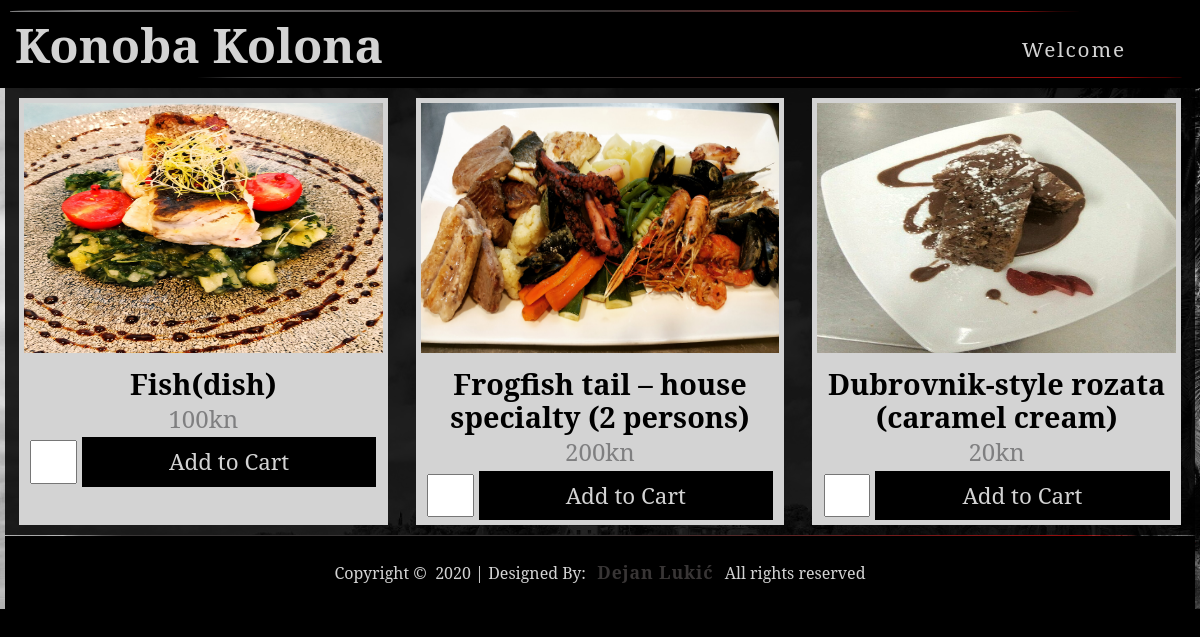
Page /orderonline.php on the committed database.
### tables this page shows
CREATE TABLE IF NOT EXISTS `offer` (
  `id` int(11) NOT NULL AUTO_INCREMENT,
  `code` varchar(250) NOT NULL,
  `name` varchar(250) NOT NULL,
  `image` text NOT NULL,
  `price` double NOT NULL,
  `created_on` datetime NOT NULL DEFAULT CURRENT_TIMESTAMP,
  PRIMARY KEY (`id`)
);

### function/offer.php (the view)
<?php
    require "connection.php";
    $stmt = $db->prepare("SELECT * FROM offer ORDER BY id ASC");
    $stmt->execute();
    $result = $stmt->fetchAll(PDO::FETCH_ASSOC);
    foreach ($result as $data) {
?>
    <div class="ordercard">
        <form method="post"  action="/kolona/cart.php?action=add&code=<?php echo $data["code"]; ?>">
            <div><img src="<?php echo $data["image"]; ?>"></div>
            <h1><?php echo $data["name"]; ?></h1>
            <div class="price"><?php echo $data["price"] ."kn"; ?></div>
            <span><input type="number"  name="quantity" min="1"><button type="subbmit">Add to Cart</button></span>
        </form>
    </div>
<?php
}
?>

### orderonline.php (shortened to what this page needs)
<!DOCTYPE html>
<html lang="en">
<head>
    <link rel="stylesheet" href="css/normalize.css">
    <link href="css/style.css" type="text/css" rel="stylesheet">
    <link rel="stylesheet" href="https://unpkg.com/aos@next/dist/aos.css" />
</head>
<body>
<header class="head">
    <div class="module-border-wrap">
        <div class="module">
            <h1>Konoba Kolona</h1>
            <nav>
                <div class="nav">
                    <ul>
                        <li><a href="index.php">Welcome</a></li>
                        <li class="dropdown"><a><?php echo  $_SESSION['user']?></a>
                        </li>
                    </ul>
                </div>
            </nav>
        </div>
    </div>
</header>
    <div class="container">
        <div class="orderbox">
        <?php include('function/offer.php'); ?>
        </div>
        <?php include('templates/footer.php'); ?>
    </div>
</body>
</html>

### templates/footer.php
<footer class="footer-wrap">
    <div class="footer">
        <p>Copyright &copy; &nbsp;</p> <?php echo date("Y");?> <p>&nbsp;| Designed By: &nbsp;</p><p><a href="mailto:dejan.sheki.lukic@gmail.com">Dejan Lukić</a></p><p>&nbsp; All rights reserved</p>
    </div>
</footer>

### css/style.css (style rules this page uses)
* { -webkit-box-sizing: border-box; -moz-box-sizing: border-box; box-sizing: border-box; }
body { background-color: #000000; margin: 0; font-family: 'Noto Serif', serif; }
p { color: rgb(211, 211, 211); font-weight: 300; }
h1 { text-align: center; color: rgb(211, 211, 211); margin: 0; padding: 20px 0 0 0; font-weight: 700; font-style: normal; font-size: 3em; }
.module-border-wrap { width: 100%; background: linear-gradient(to right, rgb(127, 127, 128), rgb(56, 53, 53), rgb(175, 3, 3)); padding-top: 0.1em; padding-bottom: 0.1em; border-radius: 10% 30% / 2% 10%; }
.module { width: 100%; background: #000000; color: rgb(211, 211, 211); padding: 5px; display: flex; justify-content: space-between; align-items: center; }
.head { background-color: #000000; padding: 5px 80px 5px 80px; width: 100%; position: fixed; position: sticky; top: 0; z-index: 999; }
.head h1 { font-family: 'Noto Serif', serif; padding: 0; }
.nav ul { display: flex; margin: 10px 0 0 0; }
.nav li { list-style: none; position: relative; }
.nav li a { text-decoration: none; font-size: 1.3em; padding: 2px 15px 2px 15px; color: rgb(211, 211, 211); font-weight: 500; }
.container { background-image: url('../images/cavtat2crno.jpg'); background-size: cover; width: 100%; margin: 0 auto; padding: 0 5px; }
.adress p, a { line-height: 1.2; font-size: 0.9em; margin: 3px; letter-spacing: 0.09em; }
.footer-wrap { width: 100%; display: flex; background: linear-gradient(to right, rgb(56, 53, 53), rgb(56, 53, 53), rgb(175, 3, 3)); padding-top: 1px; border-radius: 10% 10% / 10% 10%; }
.footer { width: 100%; display: flex; background: #000000; color: rgb(211, 211, 211); padding: 10px; justify-content: center; align-items: center; -webkit-flex-wrap: wrap; flex-wrap: wrap; }
.footer a { text-decoration: none; font-size: 1.1em; letter-spacing: 0.05em; font-weight: 600; color: rgb(56, 53, 53); }
.orderbox { display: flex; flex-flow: row wrap; justify-content: space-around; background-color: rgba(0, 0, 0, 0.85); }
.ordercard { width: 31%; text-align: center; background-color: rgba(211, 211, 211, 1); padding: 5px; margin: 10px; }
.ordercard h1 { color: rgba(0, 0, 0, 1); font-weight: 600; font-size: 1.8em; padding-top: 10px; }
.ordercard .price { color: rgba(127, 127, 128, 1); font-size: 1.5em; margin: 5px; }
.ordercard img { width: 100%; height: 250px; }
.ordercard button { border: none; outline: 0; padding: 12px; color: rgba(211, 211, 211, 1); background-color: rgb(0, 0, 0); text-align: center; cursor: pointer; width: 82%; font-size: 1.4em; }
.ordercard input { width: 13%; margin-right: 5px; font-size: 1.5em; padding: 5px 0 7px 8px; }
@media only screen and (max-width: 1440px) { .head { width: 100%; } }
@media only screen and (max-width: 1440px) { footer { width: 100%; } }
@media only screen and (max-width: 1200px) { .head { padding: 10px 15px 10px 10px; } }

### rows in the picture
offer: shows a picture, name "Fish(dish)", price "100"
offer: shows a picture, name "Frogfish tail – house specialty (2 persons)", price "200"
offer: shows a picture, name "Dubrovnik-style rozata (caramel cream)", price "20"
